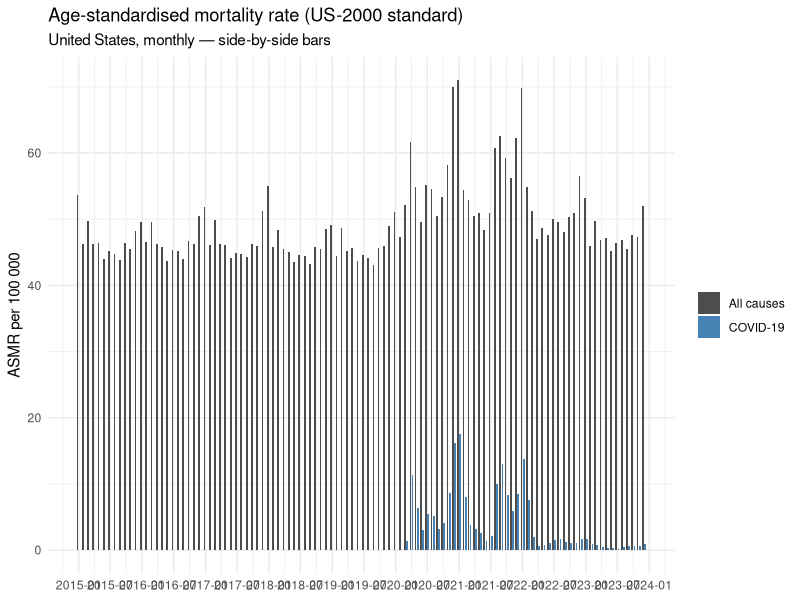
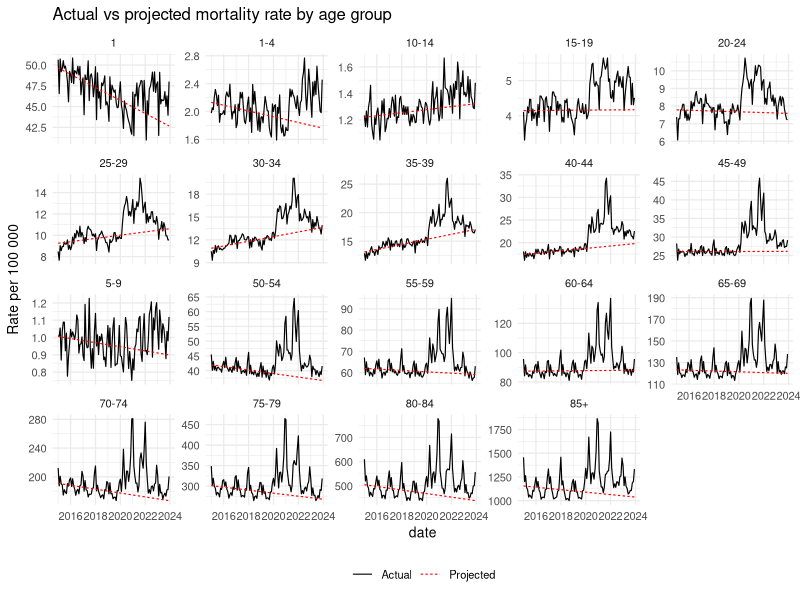
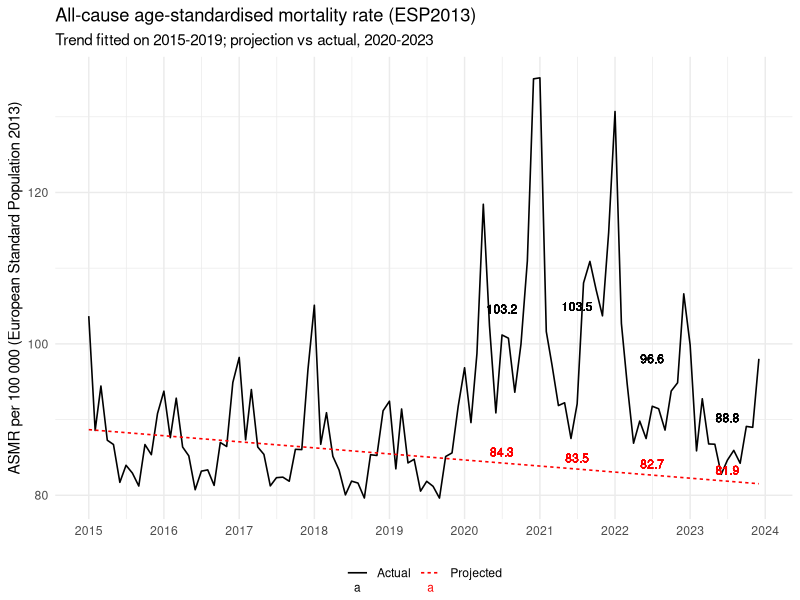

Source code (R) for these figures, in order:
#########################################################
## Age-standardised mortality analysis, United States  ##
## Data file expected at:  "data/merged_deaths.csv"    ##
#########################################################

## ── 1  Load packages ─────────────────────────────────
suppressPackageStartupMessages({
  library(tidyverse)    # dplyr, ggplot2, readr, tidyr …
  library(lubridate)    # convenient date helpers
  library(broom)        # tidy() / glance() for models
  library(purrr)        # map()-family
})

## ── 2  Read & prepare data ───────────────────────────
mort <- read_csv(
  "data/merged_deaths.csv",
  col_types = cols(
    year          = col_integer(),
    month         = col_character(),   # keep leading “0”
    age_group_5   = col_character(),
    deaths        = col_double(),
    covid_deaths  = col_double(),      # <-- NEW
    population    = col_double()
  )
) %>% 
  mutate(
    month        = as.integer(month),
    date         = as_date(sprintf("%d-%02d-01", year, month)),
    rate         = deaths        / population * 1e5,   # all-cause rate
    rate_covid   = covid_deaths  / population * 1e5    # COVID-only rate
  )

## ── 3  US 2000 standard population weights (5-year) ──
std_pop <- tribble(
  ~age_group_5, ~weight,
  "1",     0.013818,   # <1 year
  "1-4",   0.055317,
  "5-9",   0.072919,
  "10-14", 0.073947,
  "15-19", 0.071759,
  "20-24", 0.066950,
  "25-29", 0.064587,
  "30-34", 0.071142,
  "35-39", 0.080255,
  "40-44", 0.081400,
  "45-49", 0.072105,
  "50-54", 0.064130,
  "55-59", 0.054623,
  "60-64", 0.045284,
  "65-69", 0.035510,
  "70-74", 0.026856,
  "75-79", 0.017303,
  "80-84", 0.010042,
  "85+",   0.008551
)

## ── 4  Age-standardised mortality rate (ASMR) monthly ─
asmr_month <- mort %>% 
  left_join(std_pop, by = "age_group_5") %>% 
  filter(!is.na(weight)) %>%                 # drop groups w/out weight
  group_by(date) %>% 
  summarise(ASMR = sum(rate * weight), .groups = "drop")

## ── 4a  Side-by-side ASMR: all-cause vs COVID ────────
asmr_month_long <- mort %>% 
  left_join(std_pop, by = "age_group_5") %>% 
  filter(!is.na(weight)) %>% 
  group_by(date) %>% 
  summarise(
    ASMR_all   = sum(rate       * weight),
    ASMR_covid = sum(rate_covid * weight),
    .groups    = "drop"
  ) %>% 
  pivot_longer(cols = starts_with("ASMR_"),
               names_to  = "cause",
               values_to = "ASMR") %>% 
  mutate(cause = recode(cause,
                        ASMR_all   = "All causes",
                        ASMR_covid = "COVID-19"))

ggplot(asmr_month_long, aes(date, ASMR, fill = cause)) +
  geom_col(position = position_dodge(width = 25), width = 20) +
  scale_x_date(date_breaks = "6 months", date_labels = "%Y-%m") +
  scale_fill_manual(values = c("All causes" = "grey30",
                               "COVID-19"   = "steelblue")) +
  labs(title    = "Age-standardised mortality rate (US-2000 standard)",
       subtitle = "United States, monthly — side-by-side bars",
       x = NULL,  y = "ASMR per 100 000", fill = NULL) +
  theme_minimal(base_size = 11)

## ── 5  Linear trend 2015-2019 & excess 2020-2023 ─────
# add numeric time for regression (days since 2015-01-01)
origin_time <- as_date("2015-01-01")
mort <- mort %>% 
  mutate(t_num = as.numeric(date - origin_time))           # days

# function to add trend, predictions & excess to a group
add_trend <- function(df_grp) {
  trend <- lm(rate ~ t_num, data = df_grp %>% filter(year <= 2019))
  df_grp %>% 
    mutate(
      projected = predict(trend, newdata = df_grp),
      excess    = rate - projected
    )
}

mort_excess <- mort %>% 
  group_by(age_group_5) %>% 
  group_modify(~add_trend(.x)) %>% 
  ungroup()

## ── 5a  Excess summary table (optional) ───────────────
excess_summary <- mort_excess %>% 
  filter(year >= 2020, year <= 2023) %>% 
  group_by(age_group_5, year) %>% 
  summarise(
    excess_rate   = sum(excess),                          # ∑ monthly excess rate
    excess_deaths = sum(excess / 1e5 * population),       # convert to deaths
    .groups = "drop"
  )

## ── 6  Actual vs projected mortality – line chart ────
ggplot(mort_excess, aes(date)) +
  geom_line(aes(y = rate,      colour = "Actual"), size = .4) +
  geom_line(aes(y = projected, colour = "Projected"), linetype = "22", size = .4) +
  facet_wrap(~age_group_5, scales = "free_y") +
  labs(
    title   = "Actual vs projected mortality rate by age group",
    y       = "Rate per 100 000",
    colour  = NULL
  ) +
  scale_colour_manual(values = c("Actual" = "black", "Projected" = "red")) +
  theme_minimal(base_size = 10) +
  theme(legend.position = "bottom")

## ── 7a  Add yearly COVID deaths & difference ─────────
covid_year <- mort %>% 
  filter(year >= 2020 & year <= 2023) %>% 
  group_by(year) %>% 
  summarise(total_covid_deaths = round(sum(covid_deaths, na.rm = TRUE)),
            .groups = "drop")

excess_year <- mort_excess %>% 
  filter(year >= 2020 & year <= 2023) %>%       # or drop the filter if you want 2015-23
  group_by(year) %>% 
  summarise(
    total_excess_deaths = round(sum(excess / 1e5 * population, na.rm = TRUE))
  )


excess_year <- excess_year %>% 
  left_join(covid_year, by = "year") %>% 
  mutate(
    diff_excess_vs_covid = total_excess_deaths - total_covid_deaths
  )

print(excess_year)


## ── 7b  All-cause ASMR with ESP2013 reference ─────────────────────────

# 1.  ESP2013 weights (19 × 5-year bands; sum = 1.0)
std_pop_esp2013 <- tribble(
  ~age_group_5, ~weight,
  "1",     0.010,   # <1 y   (1 000 / 100 000)
  "1-4",   0.040,   # 1-4 y (4 000)
  "5-9",   0.055,
  "10-14", 0.055,
  "15-19", 0.055,
  "20-24", 0.060,
  "25-29", 0.060,
  "30-34", 0.065,
  "35-39", 0.070,
  "40-44", 0.070,
  "45-49", 0.070,
  "50-54", 0.070,
  "55-59", 0.065,
  "60-64", 0.060,
  "65-69", 0.055,
  "70-74", 0.050,
  "75-79", 0.040,
  "80-84", 0.025,
  "85+",   0.025    # 85-89 + 90 + pooled (1 500 + 1 000)
)

# 2.  Re-compute monthly ASMR (all causes, ESP2013 standard)
asmr_esp <- mort %>% 
  left_join(std_pop_esp2013, by = "age_group_5") %>% 
  filter(!is.na(weight)) %>% 
  group_by(date) %>% 
  summarise(ASMR = sum(rate * weight), .groups = "drop") %>% 
  mutate(t_num = as.numeric(date - as_date("2015-01-01")))

# 3.  Fit linear trend 2015-2019 and project to 2023
trend_esp <- lm(ASMR ~ t_num, data = filter(asmr_esp, date <= as_date("2019-12-31")))
asmr_esp <- asmr_esp %>% 
  mutate(projected = predict(trend_esp, newdata = asmr_esp))

# 4.  Year-average labels (2020-2023)
label_df <- asmr_esp %>% 
  filter(year(date) >= 2020 & year(date) <= 2023) %>% 
  mutate(year = year(date)) %>% 
  group_by(year) %>% 
  summarise(date = as_date(paste0(year, "-07-01")),
            Actual    = mean(ASMR),
            Projected = mean(projected),
            .groups = "drop") %>% 
  pivot_longer(Actual:Projected, names_to = "series", values_to = "value")

# 5.  Plot
ggplot(asmr_esp, aes(date)) +
  geom_line(aes(y = ASMR,      colour = "Actual"),    size = .55) +
  geom_line(aes(y = projected, colour = "Projected"), linetype = "22", size = .55) +
  geom_text(data = label_df,
            aes(date, value,
                label = scales::label_number(accuracy = 0.1)(value),
                colour = series),
            vjust = -0.7, size = 3) +
  scale_colour_manual(values = c("Actual" = "black", "Projected" = "red")) +
  scale_x_date(date_breaks = "1 year", date_labels = "%Y") +
  labs(
    title    = "All-cause age-standardised mortality rate (ESP2013)",
    subtitle = "Trend fitted on 2015-2019; projection vs actual, 2020-2023",
    y        = "ASMR per 100 000 (European Standard Population 2013)",
    x        = NULL, colour = NULL
  ) +
  theme_minimal(base_size = 11) +
  theme(legend.position = "bottom")


